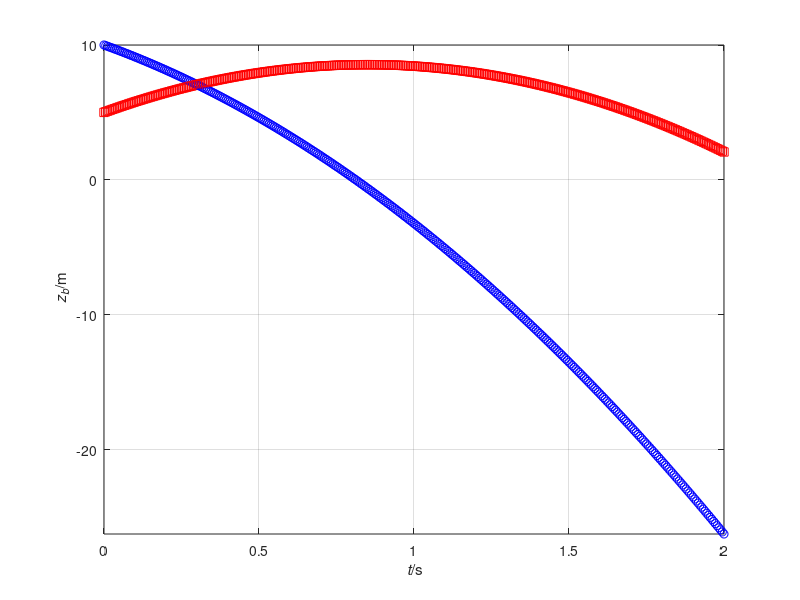

Recreate this plot in MATLAB.
%%% Numerical simulation of object motion with gravity
%% Coordinates (t, x, y, z)

%% Constants
ma = 0.06; % kg: mass-energy object a
mb = 0.06; % kg: mass-energy object b
g = 9.8; % N/kg: gravitational acceleration

%% Initial conditions
t = 0; % s: initial time
ra = [0, 0, 10]; % m: initial position vector a
rb = [0, 0, 5]; % m: initial position vector b
Pa = [0, 0, -0.5]; % N s: initial momentum vector a
Pb = [0, 0, 0.5]; % N s: initial momentum vector b

%% Boundary conditions
Fa = [0, 0, 0]; % N: momentum influx object a
Fb = [0, 0, 0]; % N: momentum influx object b
Ga = -ma * g * [0, 0, 1]; % N: momentum supply object a
Gb = -mb * g * [0, 0, 1]; % N: momentum supply object b

%% Time-iteration parameters
t1 = 2; % s: final time
dt = 0.00001; % s: time step %@

%% Plotting
dtplot = t1/360; % time interval between plots
tplot = dtplot; % time for next plot
figure
plot(t, ra(3), 'ob')
xlim([0, t1])
xlabel('{\it t}/s'); ylabel('{\it z_a}/m')
axis('tight'); grid on; hold on
plot(t, rb(3), 'sr')
xlim([0, t1])
xlabel('{\it t}/s'); ylabel('{\it z_b}/m')
axis('tight'); grid on; hold on %@

%% Numerical time integration
while t < t1
  %% constitutive relations
  va = Pa / ma;
  vb = Pb / mb;

  %% step forward in time with balance laws
  t = t + dt;
  Pa = Pa + (Fa + Ga) * dt;
  ra = ra + va * dt;
  Pb = Pb + (Fb + Gb) * dt;
  rb = rb + vb * dt; %@

  %% plot
  if t > tplot
    plot(t, ra(3), 'ob')
    plot(t, rb(3), 'sr')
    pause(0)
    tplot = tplot + dtplot;
  end %@
end
